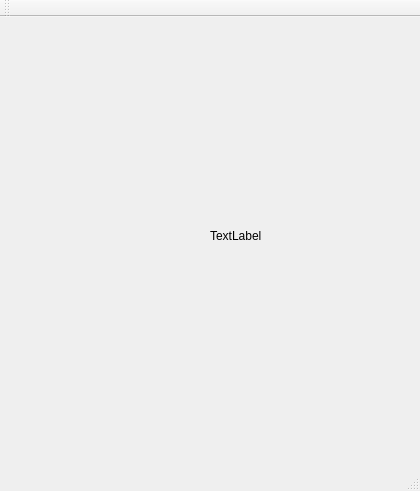
<?xml version="1.0" encoding="UTF-8"?>
<ui version="4.0">
 <class>MainWindow</class>
 <widget class="QMainWindow" name="MainWindow">
  <property name="geometry">
   <rect>
    <x>0</x>
    <y>0</y>
    <width>420</width>
    <height>491</height>
   </rect>
  </property>
  <property name="windowTitle">
   <string>MainWindow</string>
  </property>
  <widget class="QWidget" name="centralWidget">
   <widget class="QLabel" name="label_3">
    <property name="geometry">
     <rect>
      <x>210</x>
      <y>210</y>
      <width>67</width>
      <height>17</height>
     </rect>
    </property>
    <property name="text">
     <string>TextLabel</string>
    </property>
   </widget>
  </widget>
  <widget class="QMenuBar" name="menuBar">
   <property name="geometry">
    <rect>
     <x>0</x>
     <y>0</y>
     <width>420</width>
     <height>22</height>
    </rect>
   </property>
  </widget>
  <widget class="QToolBar" name="mainToolBar">
   <attribute name="toolBarArea">
    <enum>TopToolBarArea</enum>
   </attribute>
   <attribute name="toolBarBreak">
    <bool>false</bool>
   </attribute>
  </widget>
  <widget class="QStatusBar" name="statusBar"/>
 </widget>
 <layoutdefault spacing="6" margin="11"/>
 <resources/>
 <connections/>
</ui>
